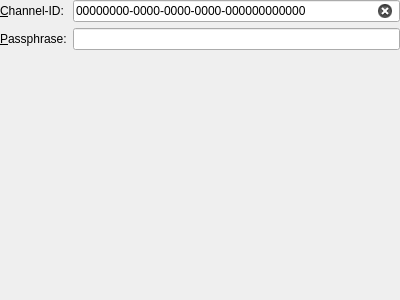
<?xml version="1.0" encoding="UTF-8"?>
<ui version="4.0">
 <class>PassConnectorPage</class>
 <widget class="QWizardPage" name="PassConnectorPage">
  <property name="geometry">
   <rect>
    <x>0</x>
    <y>0</y>
    <width>400</width>
    <height>300</height>
   </rect>
  </property>
  <property name="windowTitle">
   <string>WizardPage</string>
  </property>
  <property name="title">
   <string>Passphrase Transfer</string>
  </property>
  <property name="subTitle">
   <string>Enter the ID of the partner and choose a password to protect your data with. Visit https://kpt.skycoder42.de to obtain the data.</string>
  </property>
  <layout class="QFormLayout" name="formLayout">
   <property name="leftMargin">
    <number>0</number>
   </property>
   <property name="topMargin">
    <number>0</number>
   </property>
   <property name="rightMargin">
    <number>0</number>
   </property>
   <property name="bottomMargin">
    <number>0</number>
   </property>
   <item row="0" column="0">
    <widget class="QLabel" name="channelIDLabel">
     <property name="text">
      <string>&amp;Channel-ID:</string>
     </property>
     <property name="buddy">
      <cstring>channelIDLineEdit</cstring>
     </property>
    </widget>
   </item>
   <item row="0" column="1">
    <widget class="QLineEdit" name="channelIDLineEdit">
     <property name="inputMask">
      <string>HHHHHHHH-HHHH-HHHH-HHHH-HHHHHHHHHHHH</string>
     </property>
     <property name="text">
      <string>00000000-0000-0000-0000-000000000000</string>
     </property>
     <property name="placeholderText">
      <string/>
     </property>
     <property name="clearButtonEnabled">
      <bool>true</bool>
     </property>
    </widget>
   </item>
   <item row="1" column="0">
    <widget class="QLabel" name="passphraseLabel">
     <property name="text">
      <string>&amp;Passphrase:</string>
     </property>
     <property name="buddy">
      <cstring>passphraseLineEdit</cstring>
     </property>
    </widget>
   </item>
   <item row="1" column="1">
    <widget class="QLineEdit" name="passphraseLineEdit">
     <property name="echoMode">
      <enum>QLineEdit::Password</enum>
     </property>
     <property name="clearButtonEnabled">
      <bool>true</bool>
     </property>
    </widget>
   </item>
  </layout>
 </widget>
 <resources/>
 <connections/>
</ui>
